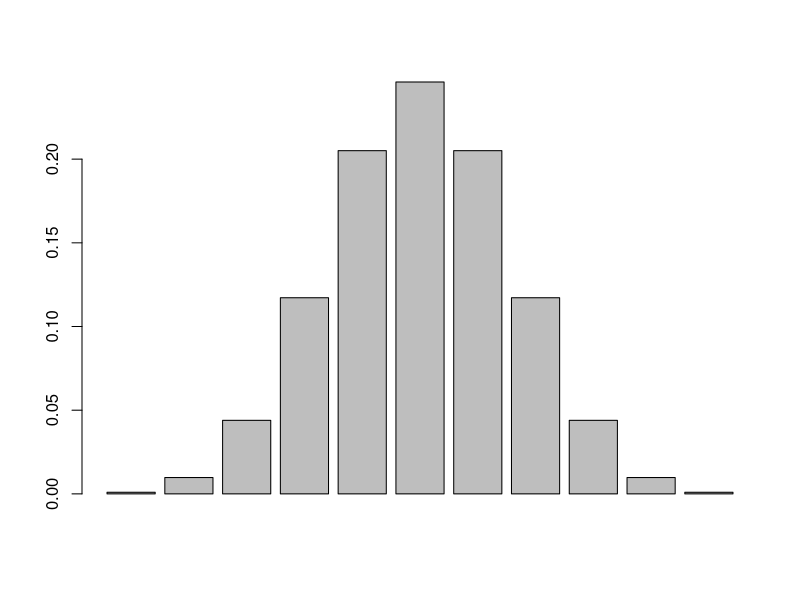
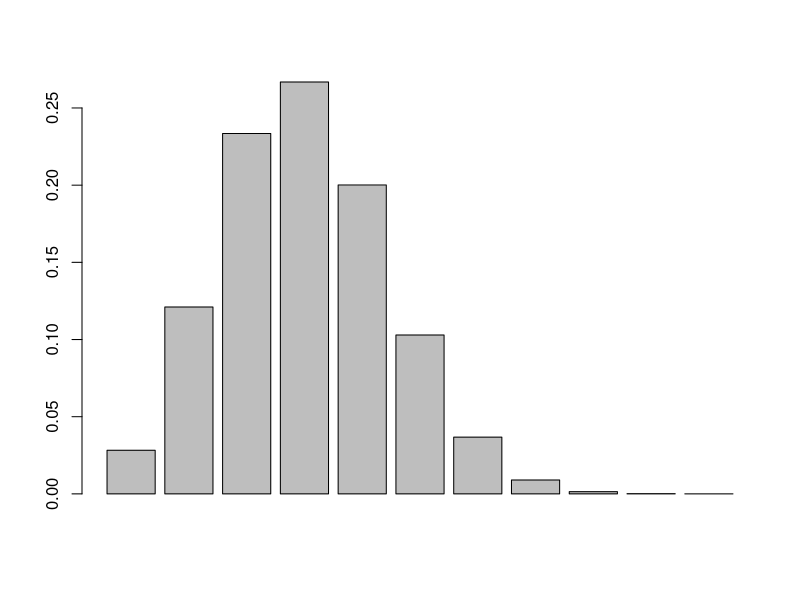

R code for these plots, in order: (Note: this script raises an error after producing the figures.)
## ---- chunk 1
  x = dbinom( 0 : 10, 10, 0.5)
  barplot(x)
## ---- chunk 2
  barplot(dbinom( 0: 10, 10, 0.3))
## ---- chunk 3
#  [0, 5)
#  pbinom(4.99, 30, 1/6)
  pbinom(4, 30, 1/6)
# or... sum(dbinom( 0:4, 30, 1/6 ))
  for(k in 1:1000) {
    x = sample(1:6, replace = T, 30)
    p[k] = sum(x == 6)
  }
  sum(p < 5) / 1000
  qbinom(0.75, 30, 1/6, lower.tail = F)
## ---- chunk 4
  dnbinom(5, 3, 0.2)
## ---- chunk 5
  pnbinom(3, 3, 0.2, lower.tail = F)
  1 - sum(dnbinom(0:3, 3, 0.2))
## ---- chunk 6
  pnbinom(5, 3, 0.2) - pnbinom(1.99, 3, 0.2)
  sum(dnbinom(2:5, 3, 0.2))
## ---- chunk 7
#  rhyper(m = 7, n = 6, k = 8)
  x = rhyper( 1000, m = 7, n = 6, k = 8 )
  min(x)
  max(x)
  mean(x)
  var(x)
  p = dhyper(2:7, m = 7, n = 6, k = 8)
  Ex = sum(p * 2:7)
  Ex
  Dx = sum((x - Ex)^2)/(length(x)-1)
  Dx
## ---- chunk 8
  dim(p) = c(1, 6)
  p
  colnames(p) = 2:7
  p
## ---- chunk 9
  barplot(p)
## ---- chunk 10
  p2 = prop.table(table(x))
  barplot(rbind(p, p2), beside = T)
